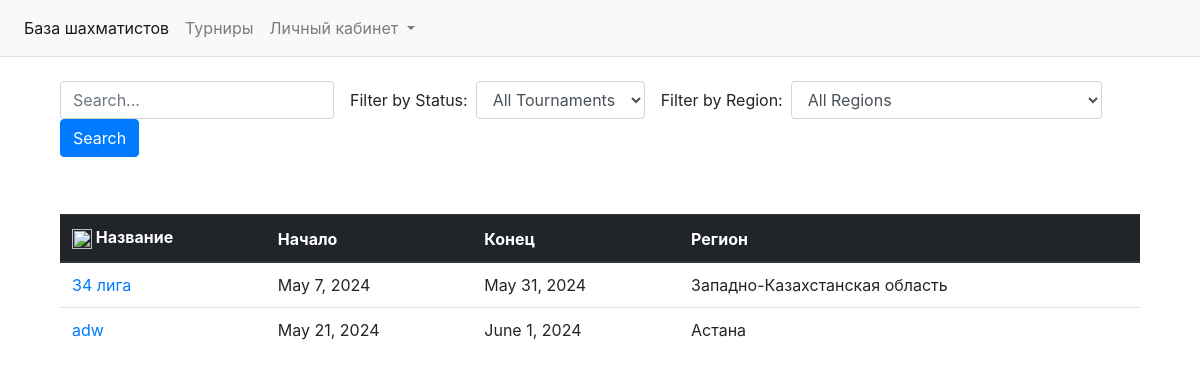
/tournaments/, run on the app's committed database.
### tournament/models.py (models this page shows, shortened)
class Tournament(models.Model):
    title = models.CharField('', max_length=50)
    description = models.TextField()
    start_date = models.DateField()
    end_date = models.DateField()
    gender = models.CharField(max_length=5, choices=TYPE_CHOICES, default='open')
    has_age_limit = models.BooleanField(default=False)
    min_age = models.PositiveIntegerField(blank=True, null=True)
    max_age = models.PositiveIntegerField(blank=True, null=True)
    organizer = models.ForeignKey(User, on_delete=models.CASCADE)
    players = models.ManyToManyField(ChessPlayers, related_name='tournaments')
    region = models.ForeignKey(Region, on_delete=models.CASCADE, null=True)

### players/models.py (models this page shows)
class Region(models.Model):
    title = models.CharField('Название', max_length=40)
    def __str__(self):
        return self.title

### tournament/views.py (the view)
# urls.py: path('', TournamentList.as_view(), name='tournaments'),
class TournamentList(ListView):
    template_name = 'tournament/tournaments.html'
    model = Tournament
    context_object_name = 'tournaments'
    def get_context_data(self, *, object_list=None, **kwargs):
        context = super().get_context_data(**kwargs)
        context['direction_asc'] = self.request.GET.get('direction')
        context['regions'] = Region.objects.all()
        return context
    def get_queryset(self):
        queryset = Tournament.objects.all()
        sort_by = self.request.GET.get('sort_by', 'title')
        direction = self.request.GET.get('direction', 'asc')
        if direction =='desc':
            sort_by = '-' + sort_by
        return queryset.order_by(sort_by)

### tournament/templates/tournament/tournaments.html (shortened to what this page needs)
{% extends 'players/base.html'%}
{% load static %}
{% load widget_tweaks %}
{% block section %}
<section class="main-content">
  <div class="container-fluid mt-4">
    <div class="row mb-3">
      <div class="col-md-12">
        <form class="form-inline" action="{% url 'tournament:search' %}" hx-get="{% url 'tournament:search' %}" hx-trigger="click" hx-target="#table">
          <div class="form-group mr-3">
            <input type="text" class="form-control" id="search" placeholder="Search..." name="name">
          </div>
          <div class="form-group mr-3">
            <label for="status-filter" class="mr-2">Filter by Status:</label>
            <select class="form-control" id="status-filter" name="status">
              <option value="all">All Tournaments</option>
            </select>
          </div>
          <div class="form-group mr-3">
            <label for="region-filter" class="mr-2">Filter by Region:</label>
            <select class="form-control" id="region-filter" name="region">
              <option value="all">All Regions</option>
            </select>
          </div>
          <button type="submit" class="btn btn-primary">Search</button>
        </form>
      </div>
    </div>
    <div class="row mb-3">
      <div class="col-md-6">
      </div>
      <div class="col-md-6">
      </div>
    </div>
    <div id="table" class="mt-4" hx-target="#table">
      {% include 'tournament/partials/tournaments_table.html' %}
    </div>
  </div>
</section>
{% endblock %}

### tournament/templates/tournament/partials/tournaments_table.html
<table class="table">
        <thead class="thead-dark">
          <tr>
            <th>
              <a href="?sort_by=title&direction={% if direction_asc == 'asc' %}desc{% else %}asc{% endif %}">
                <img src="https://cdn-icons-png.flaticon.com/512/130/130898.png" alt="" width="20" height="20">
              </a>Название
            </th>
            <th>Начало</th>
            <th>Конец</th>
            <th>Регион</th>
          </tr>
        </thead>
        <tbody>
          {% for tournament in tournaments %}
          <tr>
            <td><a href="{% url 'tournament:detail_tournament' tournament.id %}">{{ tournament.title }}</a></td>
            <td>{{ tournament.start_date }}</td>
            <td>{{ tournament.end_date }}</td>
            <td>{{ tournament.region }}</td>
          </tr>
          {% endfor %}
        </tbody>
      </table>

### data on the page
Tournament: title "34 лига", start_date "May 7, 2024", end_date "May 31, 2024", region "Западно-Казахстанская область"
Tournament: title "adw", start_date "May 21, 2024", end_date "June 1, 2024", region "Астана"
